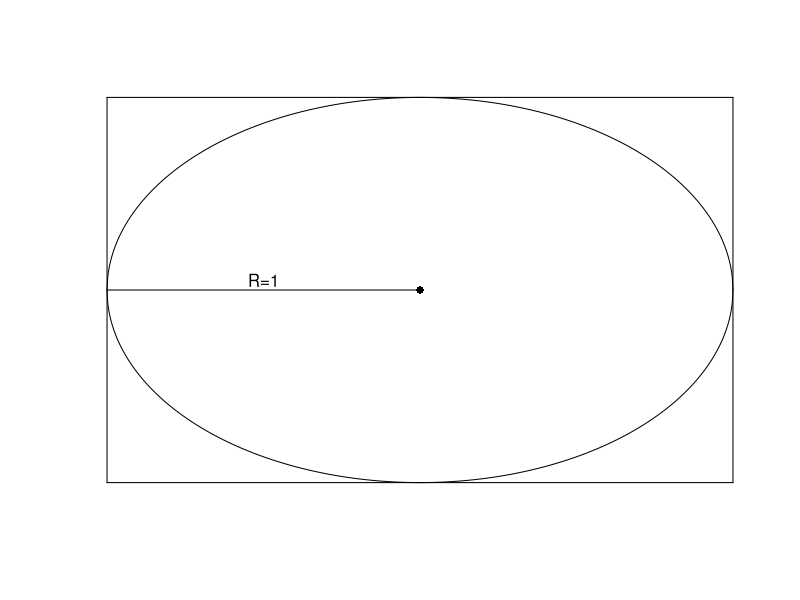
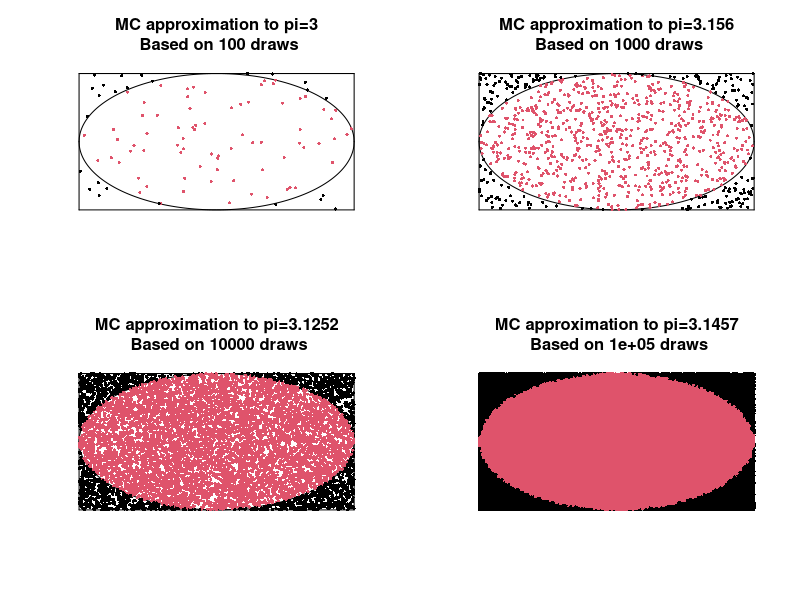
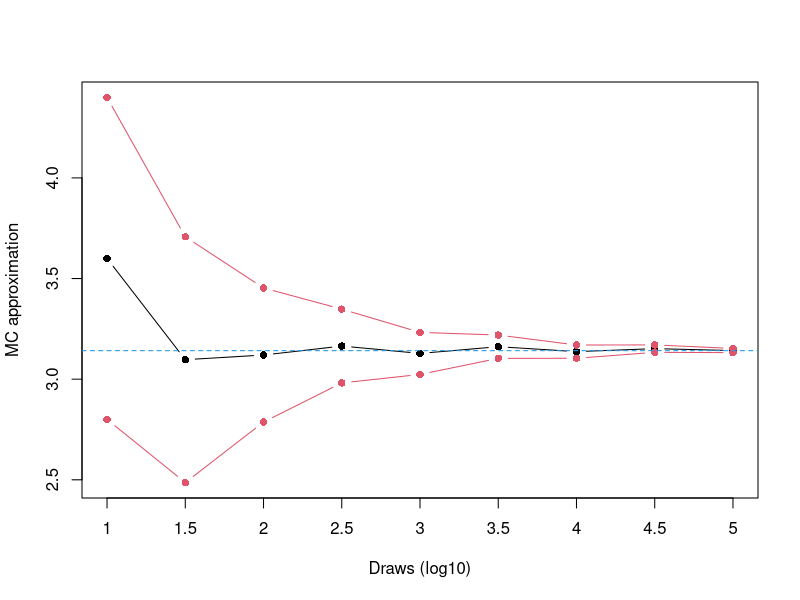
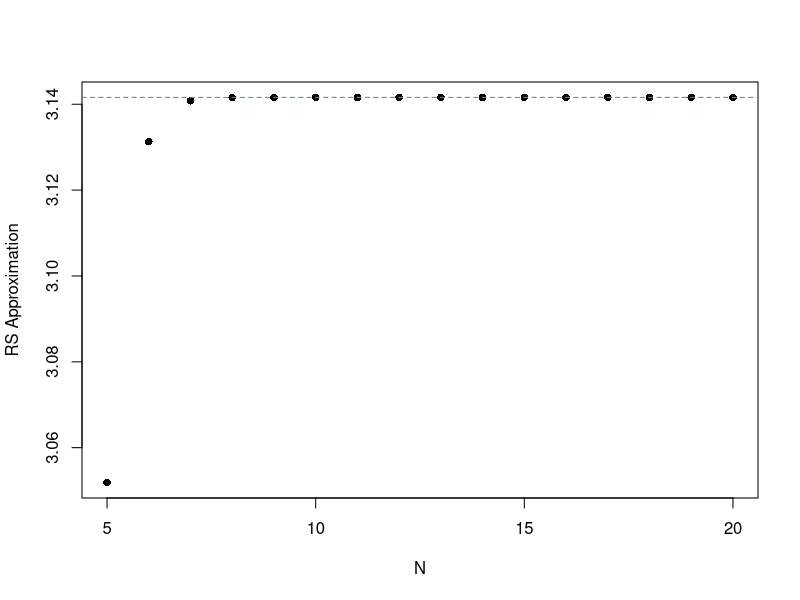

Write R code to recreate these figures, in order.
# Approximating pi via Monte Carlo
# --------------------------------
pdf(file="pi0.pdf",width=6,height=6)
xxx = seq(-1,1,length=1000)
fx = sqrt(1-xxx^2)
plot(xxx,fx,xlab="",ylab="",main="",xlim=c(-1,1),ylim=c(-1,1),
     type="l",axes=FALSE)
lines(xxx,-fx)
segments(1,-1,1,1)
segments(1,1,-1,1)
segments(-1,1,-1,-1)
segments(-1,-1,1,-1)
points(0,0,pch=16)
segments(-1,0,0,0)
text(-0.5,0.05,"R=1")
dev.off()


set.seed(1245)
pdf(file="pi4.pdf",width=6,height=6)
Ns = c(100,1000,10000,100000)
par(mfrow=c(2,2))
for (N in Ns){
xxx = seq(-1,1,length=1000)
fx = sqrt(1-xxx^2)
plot(xxx,fx,xlab="",ylab="",main="",xlim=c(-1,1),ylim=c(-1,1),
     type="l",axes=FALSE)
lines(xxx,-fx)
segments(1,-1,1,1)
segments(1,1,-1,1)
segments(-1,1,-1,-1)
segments(-1,-1,1,-1)
u = -1+2*matrix(runif(2*N),N,2)
ind = apply(u^2,1,sum)<1
for (i in 1:N)
  points(u[i,1],u[i,2],pch=16,col=1+ind[i],cex=0.5)
title(paste("MC approximation to pi=",round(4*mean(ind),4),
      "\n Based on ",N," draws",sep=""))
}
dev.off()

set.seed(1245)
pis = NULL
sds = NULL
Ns  = trunc(10^(seq(1,5,by=0.5)))
for (N in Ns){
  u   = -1+2*matrix(runif(2*N),N,2)
  ind = apply(u^2,1,sum)<1
  h   = 4*ind
  pis = c(pis,mean(h))
  sds = c(sds,sqrt(var(h)/N))
}

pdf(file="pi5.pdf",width=6,height=6)
par(mfrow=c(1,1))
L = min(pis-2*sds)
U = max(pis+2*sds)
plot(pis,ylab="MC approximation",xlab="Draws (log10)",type="b",
     axes=FALSE,ylim=c(L,U),pch=16)
lines(pis+2*sds,col=2,type="b",pch=16)
lines(pis-2*sds,col=2,type="b",pch=16)
axis(2);box();axis(1,label=round(log10(Ns),1),at=1:length(Ns))
abline(h=pi,col=4,lty=2)
dev.off()

# Approximating pi via simple Riemann Sum
Ns  = seq(5,20,by=1)
pid = NULL
for (N in Ns){
  xxx = seq(0,10,length=N+1)
  h = xxx[2]-xxx[1]
  xxx = seq(h/2,10,by=h)
  pid = c(pid,2*(h*sum(exp(-0.5*xxx^2)))^2)
}

pdf(file="pi-det.pdf",width=6,height=6)
plot(Ns,pid,xlab="N",ylab="RS Approximation",pch=16,ylim=range(pid,pi))
abline(h=pi,col=4,lty=2)
dev.off()






